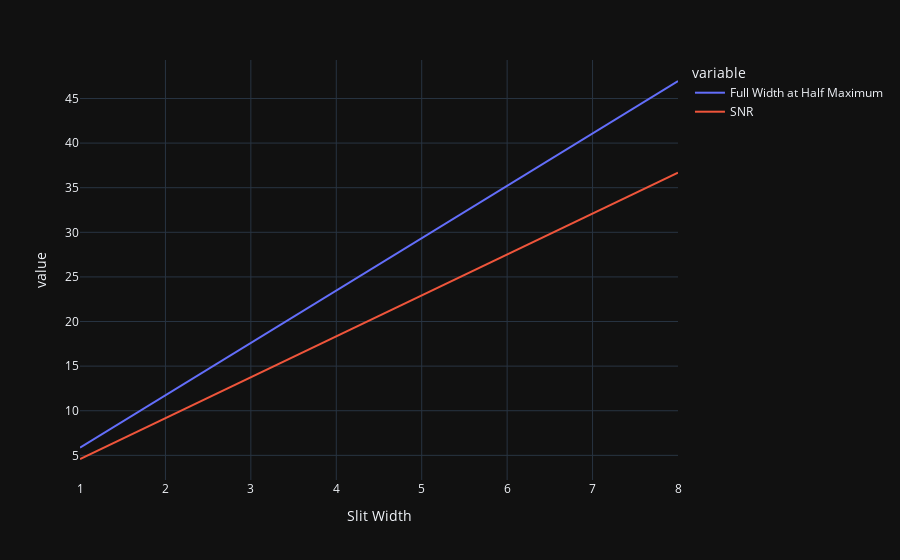

The notebook cell this image was saved under:
### Markdown cell above
## Plots

### Code cell
slit_width_label = f"Slit Width"
bandpass_label = f"Full Width at Half Maximum"
snr_label = f"SNR"
data = {
    slit_width_label: slit_width,
    bandpass_label: bandpass,
    snr_label: snr,
}

df = pd.DataFrame.from_dict(data=data)
fig = plot.line(
    df=df,
    x=slit_width_label,
    y=[
        bandpass_label,
        snr_label,
    ],
    title=None,
    dark=True,
)
fig.show()
display(df)

### Figure 1 — Plotly figure (JSON) as saved in the notebook; plotly's stock layout.template omitted (floating-point values rounded to 4 significant figures)
{"data": [{"hovertemplate": "variable=Full Width at Half Maximum<br>Slit Width=%{x}<br>value=%{y}<extra></extra>", "legendgroup": "Full Width at Half Maximum", "line": {"color": "#636efa", "dash": "solid"}, "marker": {"symbol": "circle"}, "mode": "lines", "name": "Full Width at Half Maximum", "orientation": "v", "showlegend": true, "type": "scatter", "x": [1, 2, 3, 4, 5, 6, 7, 8], "xaxis": "x", "y": [5.87, 11.74, 17.61, 23.48, 29.35, 35.22, 41.09, 46.96], "yaxis": "y"}, {"hovertemplate": "variable=SNR<br>Slit Width=%{x}<br>value=%{y}<extra></extra>", "legendgroup": "SNR", "line": {"color": "#EF553B", "dash": "solid"}, "marker": {"symbol": "circle"}, "mode": "lines", "name": "SNR", "orientation": "v", "showlegend": true, "type": "scatter", "x": [1, 2, 3, 4, 5, 6, 7, 8], "xaxis": "x", "y": [4.591, 9.18, 13.77, 18.36, 22.94, 27.53, 32.12, 36.7], "yaxis": "y"}], "layout": {"legend": {"title": {"text": "variable"}, "tracegroupgap": 0}, "margin": {"t": 60}, "xaxis": {"anchor": "y", "domain": [0, 1], "title": {"text": "Slit Width"}}, "yaxis": {"anchor": "x", "domain": [0, 1], "title": {"text": "value"}}}}
